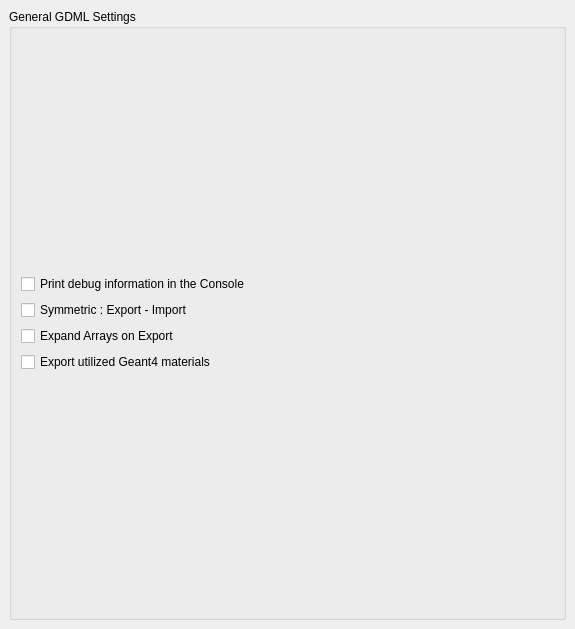
<?xml version="1.0" encoding="UTF-8"?>
<ui version="4.0">
 <class>Gui::Dialog::DlgSettingsGDML</class>
 <widget class="QWidget" name="Gui::Dialog::DlgSettingsGDML">
  <property name="geometry">
   <rect>
    <x>0</x>
    <y>0</y>
    <width>575</width>
    <height>629</height>
   </rect>
  </property>
  <property name="windowTitle">
   <string>General settings</string>
  </property>
  <layout class="QVBoxLayout">
   <property name="spacing">
    <number>6</number>
   </property>
   <property name="leftMargin">
    <number>9</number>
   </property>
   <property name="topMargin">
    <number>9</number>
   </property>
   <property name="rightMargin">
    <number>9</number>
   </property>
   <property name="bottomMargin">
    <number>9</number>
   </property>
   <item>
    <widget class="QGroupBox" name="groupBox">
     <property name="title">
      <string>General GDML Settings</string>
     </property>
     <layout class="QVBoxLayout" name="verticalLayout">
      <item>
       <layout class="QVBoxLayout" name="verticalLayout_2">
        <item>
         <widget class="Gui::PrefCheckBox" name="DebugChkBox">
          <property name="text">
           <string>Print debug information in the Console</string>
          </property>
          <property name="prefEntry" stdset="0">
           <cstring>printVerbose</cstring>
          </property>
          <property name="prefPath" stdset="0">
           <cstring>Mod/GDML</cstring>
          </property>
         </widget>
        </item>
        <item>
         <widget class="Gui::PrefCheckBox" name="SymmetricChkBox">
          <property name="text">
           <string>Symmetric : Export - Import</string>
          </property>
          <property name="prefEntry" stdset="0">
           <cstring>Symmetric</cstring>
          </property>
          <property name="prefPath" stdset="0">
           <cstring>Mod/GDML</cstring>
          </property>
         </widget>
        </item>
        <item>
         <widget class="Gui::PrefCheckBox" name="ExpandArraysChkBox">
          <property name="text">
           <string>Expand Arrays on Export</string>
          </property>
          <property name="prefEntry" stdset="0">
           <cstring>ExpandArrays</cstring>
          </property>
          <property name="prefPath" stdset="0">
           <cstring>Mod/GDML</cstring>
          </property>
         </widget>
        </item>
        <item>
         <widget class="Gui::PrefCheckBox" name="ExportMaterialsChkBox">
          <property name="text">
           <string>Export utilized Geant4 materials</string>
          </property>
          <property name="prefEntry" stdset="0">
           <cstring>exportG4Materials</cstring>
          </property>
          <property name="prefPath" stdset="0">
           <cstring>Mod/GDML</cstring>
          </property>
         </widget>
        </item>
       </layout>
      </item>
     </layout>
    </widget>
   </item>
  </layout>
 </widget>
 <customwidgets>
  <customwidget>
   <class>Gui::PrefCheckBox</class>
   <extends>QCheckBox</extends>
   <header>Gui/PrefWidgets.h</header>
  </customwidget>
 </customwidgets>
 <resources/>
 <connections/>
</ui>
